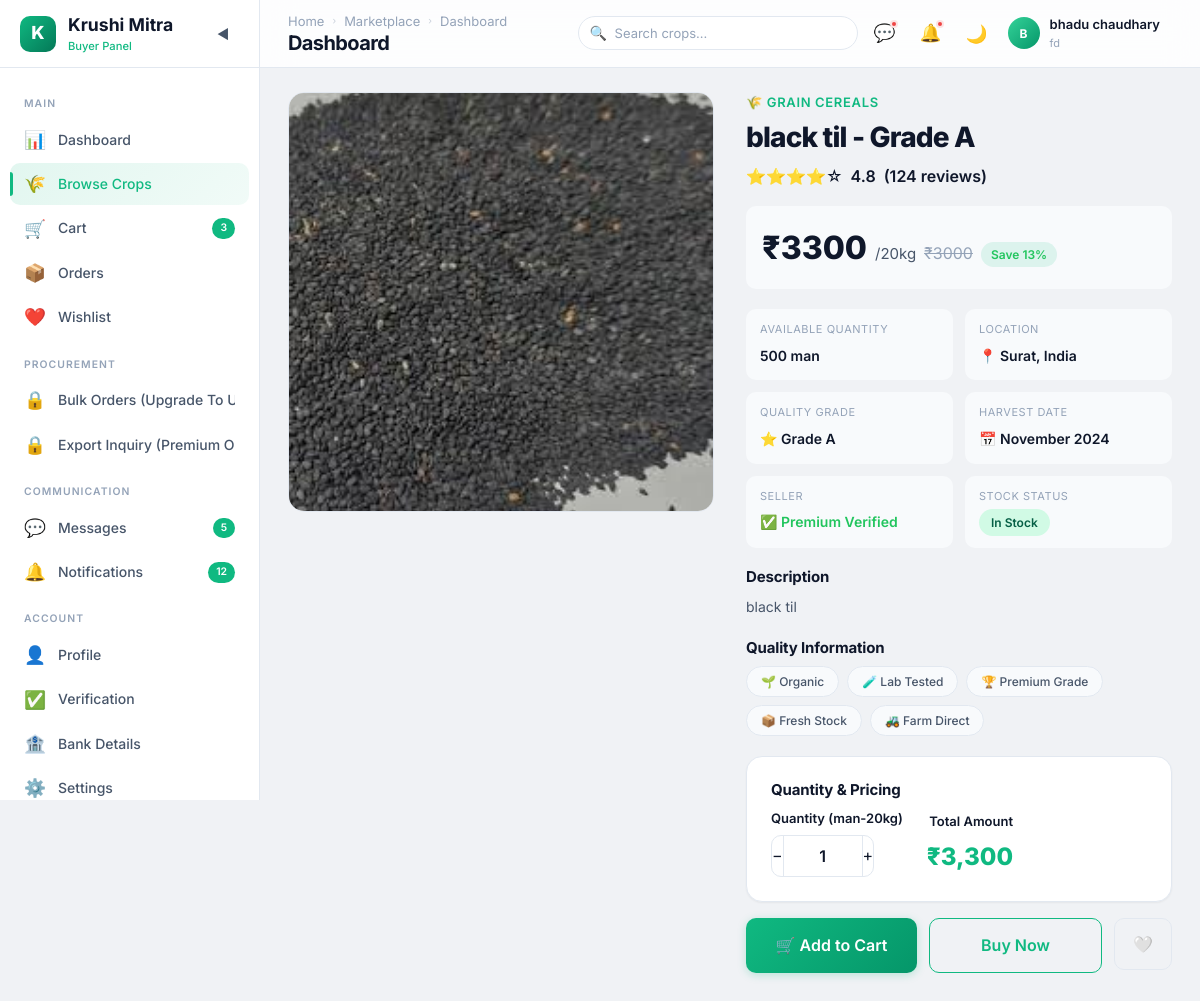
The app's page /buyer/crop-details/2 (signed in) with its own data.
### buyer/models.py (models this page shows, shortened)
class Buyer(models.Model):
    STATE_CHOICES = [
        ('Andhra Pradesh', 'Andhra Pradesh'),
        ('Arunachal Pradesh', 'Arunachal Pradesh'),
        ('Assam', 'Assam'),
        ('Bihar', 'Bihar'),
        ('Chhattisgarh', 'Chhattisgarh'),
        ('Goa', 'Goa'),
        ('Gujarat', 'Gujarat'),
        ('Haryana', 'Haryana'),
        ('Himachal Pradesh', 'Himachal Pradesh'),
        ('Jharkhand', 'Jharkhand'),
        ('Karnataka', 'Karnataka'),
        ('Kerala', 'Kerala'),
        ('Madhya Pradesh', 'Madhya Pradesh'),
        ('Maharashtra', 'Maharashtra'),
        ('Manipur', 'Manipur'),
        ('Meghalaya', 'Meghalaya'),
        ('Mizoram', 'Mizoram'),
        ('Nagaland', 'Nagaland'),
        ('Odisha', 'Odisha'),
        ('Punjab', 'Punjab'),
        ('Rajasthan', 'Rajasthan'),
        ('Sikkim', 'Sikkim'),
        ('Tamil Nadu', 'Tamil Nadu'),
        ('Telangana', 'Telangana'),
        ('Tripura', 'Tripura'),
        ('Uttar Pradesh', 'Uttar Pradesh'),
        ('Uttarakhand', 'Uttarakhand'),
        ('West Bengal', 'West Bengal'),
    ]
    user = models.OneToOneField(User, on_delete=models.CASCADE, related_name='buyer')
    address = models.TextField(blank=True, null=True)
    state = models.CharField(max_length=100,choices=STATE_CHOICES,default='Gujarat')
    pincode = models.CharField(max_length=6,blank=True, null=True)
    business_type = models.CharField(max_length=50, blank=True, null=True)
    gst_certificate = models.FileField(upload_to='buyer/documents/gst/', blank=True, null=True)
    gst_no = models.CharField(max_length=15, unique=True, blank=True, null=True)
    is_verified = models.BooleanField(default=False)
    is_premiume = models.BooleanField(default=False)
    enable_update = models.BooleanField(default=True)
    update_request = models.BooleanField(default=False)
    created_at = models.DateTimeField(auto_now_add=True)
    updated_at = models.DateTimeField(auto_now=True)

### farmer/models.py (models this page shows, shortened)
class User(AbstractUser):
    ROLE_CHOICES = (
        ('Farmer', 'Farmer'),
        ('Buyer', 'Buyer'),
        ('Subadmin', 'Subadmin')
    )
    name = models.CharField(max_length=255)
    role = models.CharField(max_length=20, choices=ROLE_CHOICES)
    email = models.EmailField(unique=True,blank=True, null=True)
    city = models.CharField(max_length=100, blank=True, null=True)
    contact = models.CharField(max_length=10, unique=True , blank=True, null=True)
    password = models.CharField(max_length=128)
    is_active = models.BooleanField(default=False)
    scheduled_deletion_date = models.DateTimeField(null=True, blank=True)

class crop(models.Model):
    CATEGORY_CHOICES = (
        ('grain cereals', 'Grain cereals'),
        ('vegetables', 'Vegetables'),
        ('fruits', 'Fruits'),
        ('pulses', 'Pulses'),
        ('spices', 'Spices'),
        ('cotton', 'Cotton'),
    )
    user = models.ForeignKey(User,on_delete=models.CASCADE,related_name="seller")
    cropname = models.CharField(max_length=20)
    category = models.CharField(max_length=20 , choices = CATEGORY_CHOICES)
    quantity = models.IntegerField()
    price = models.IntegerField()
    description = models.TextField(null=True, blank=True)
    image = models.FileField(upload_to='crop/images/', null=True, blank=True)
    is_approved = models.BooleanField(default=False)
    created_at = models.DateTimeField(auto_now_add=True)

### farmer/views.py (the view)
        def wrapper(request, *args, **kwargs):
            if "contact" in request.session:
                try:
                    user = User.objects.get(contact=request.session['contact'])
                    request.uid = user
                    if user.role not in allowed_roles:
                        messages.error(request, "Access Denied")
                        return redirect('login')
                    return view_function(request, *args, **kwargs)
                except User.DoesNotExist:
                    return redirect('login')
            return redirect('login')

### buyer/templates/buyer/crop-details.html (shortened to what this page needs)
<!DOCTYPE html>
{% load static %}
<html lang="en" data-theme="light">
<head>
  <link rel="stylesheet" href="{% static 'buyer/css/style.css' %}">
  <link rel="stylesheet" href="{% static 'buyer/css/crop-details.css' %}">
</head>
<body>
  <div class="app-layout">
    <aside class="sidebar">
      <div class="sidebar-header">
        <div class="sidebar-logo">
          <div class="sidebar-logo-icon">K</div>
          <div>
            <div class="sidebar-logo-text">Krushi Mitra</div><span class="sidebar-logo-sub">Buyer Panel</span>
          </div>
        </div>
        <button class="sidebar-toggle">◀</button>
      </div>
      <nav class="sidebar-nav">
        <div class="sidebar-section-label">Main</div>
        <a href="{% url 'buyer_dashboard' %}" class="sidebar-item" data-tooltip="Dashboard"><span
            class="sidebar-item-icon">📊</span><span class="sidebar-item-text">Dashboard</span></a>
        <a href="{% url 'buyer_browse_crops' %}" class="sidebar-item active" data-tooltip="Browse Crops"><span
            class="sidebar-item-icon">🌾</span><span class="sidebar-item-text">Browse Crops</span></a>
        <a href="{% url 'buyer_cart' %}" class="sidebar-item" data-tooltip="Cart"><span
            class="sidebar-item-icon">🛒</span><span class="sidebar-item-text">Cart</span><span
            class="sidebar-item-badge">3</span></a>
        <a href="{% url 'buyer_orders' %}" class="sidebar-item" data-tooltip="Orders"><span
            class="sidebar-item-icon">📦</span><span class="sidebar-item-text">Orders</span></a>
        <a href="{% url 'buyer_wishlist' %}" class="sidebar-item" data-tooltip="Wishlist"><span
            class="sidebar-item-icon">❤️</span><span class="sidebar-item-text">Wishlist</span></a>
        <div class="sidebar-section-label">Procurement</div>
        {% if buyr.is_premiume %}
        <a href="{% url 'buyer_bulk_order' %}" class="sidebar-item" data-tooltip="Bulk Orders">
          <span class="sidebar-item-icon">📋</span>
          <span class="sidebar-item-text">Bulk Orders</span>
        </a>
        {% if premium_type.premium_type == 'Premium' %}
        <a href="{% url 'buyer_export_inquiry' %}" class="sidebar-item">
          <span class="sidebar-item-icon">🌍</span>
          <span class="sidebar-item-text">Export Inquiry</span>
        </a>
        {% else %}
        <a href="#" class="sidebar-item disabled-link"
          onclick="alert('Export Inquiry is available for Premium users only.'); return false;">
          <span class="sidebar-item-icon">🔒</span>
          <span class="sidebar-item-text">Export Inquiry (Premium Only)</span>
        </a>
        {% endif %}
        {% else %}
        <a href="#" class="sidebar-item disabled-link" onclick="alert('Upgrade To Unlock Bulk Orders'); return false;">
          <span class=" sidebar-item-icon">🔒</span>
          <span class="sidebar-item-text">Bulk Orders (Upgrade To Unlock)</span>
        </a>
        <a href="#" class="sidebar-item disabled-link"
          onclick="alert('Export Inquiry is available for Premium users only.'); return false;">
          <span class="sidebar-item-icon">🔒</span>
          <span class="sidebar-item-text">Export Inquiry (Premium Only)</span>
        </a>
        {% endif %}
        <div class="sidebar-section-label">Communication</div>
        <a href="{% url 'buyer_messages' %}" class="sidebar-item" data-tooltip="Messages"><span
            class="sidebar-item-icon">💬</span><span class="sidebar-item-text">Messages</span><span
            class="sidebar-item-badge">5</span></a>
        <a href="{% url 'buyer_notifications' %}" class="sidebar-item" data-tooltip="Notifications"><span
            class="sidebar-item-icon">🔔</span><span class="sidebar-item-text">Notifications</span><span
            class="sidebar-item-badge">12</span></a>
        <div class="sidebar-section-label">Account</div>
        <a href="{% url 'buyer_profile' %}" class="sidebar-item" data-tooltip="Profile"><span
            class="sidebar-item-icon">👤</span><span class="sidebar-item-text">Profile</span></a>
        <a href="{% url 'buyer_verification' %}" class="sidebar-item" data-tooltip="Verification"><span
            class="sidebar-item-icon">✅</span><span class="sidebar-item-text">Verification</span></a>
        <a href="{% url 'buyer_bank_details' %}" class="sidebar-item" data-tooltip="Bank Details"><span
            class="sidebar-item-icon">🏦</span><span class="sidebar-item-text">Bank Details</span></a>
        <a href="{% url 'buyer_settings' %}" class="sidebar-item" data-tooltip="Settings"><span
            class="sidebar-item-icon">⚙️</span><span class="sidebar-item-text">Settings</span></a>
      </nav>
    </aside>
    <div class="main-wrapper">
      <header class="navbar">
        <div class="navbar-left"><button class="mobile-menu-btn">☰</button>
          <div>
            <div class="breadcrumb"><a href="{% url 'buyer_dashboard' %}">Home</a><span
                class="breadcrumb-sep">›</span><a href="{% url 'buyer_browse_crops' %}">Marketplace</a><span
                class="breadcrumb-sep">›</span><span class="current">Crop Details</span></div>
            <h1 class="page-title">Crop Details</h1>
          </div>
        </div>
        <div class="navbar-right">
          <form action="{% url 'buyer_browse_crops' %}" method="GET" style="display:inline;">
            <div class="search-box" data-search-target>
              <span class="search-icon">🔍</span>
              <input type="text" name="q" placeholder="Search crops..." aria-label="Search" value="{{ request.GET.q|default:'' }}">
            </div>
          </form>
          <a href="{% url 'buyer_messages' %}" class="nav-btn">💬<span class="badge-dot"></span></a>
          <a href="{% url 'buyer_notifications' %}" class="nav-btn">🔔<span class="badge-dot"></span></a>
          <button class="theme-toggle">🌙</button>
          <div class="dropdown">
            <div class="profile-btn dropdown-trigger">
              <div class="profile-avatar">{{ buyr.user.name|make_list|first|upper }}</div>
              <div>
                <div class="profile-name">{{ buyr.user.name }}</div>
                <div class="profile-role">{{ buyr.business_type|default:"Buyer" }}</div>
              </div>
            </div>
          </div>
        </div>
      </header>
      <main class="main-content">
        <form action="{% url 'buyer_cart'%}" method="post">
          <div class="product-detail-layout page-reveal">
            <div class="product-gallery">
              <div class="product-gallery-main">
                <img src="{{crop.image.url}}" alt="Basmati Rice">
              </div>
            </div>
            <div class="product-info">
              <div class="product-category">🌾 {{crop.category}}</div>
              <h1 class="product-name">{{crop.cropname}} - Grade A</h1>
              <div class="product-rating">⭐⭐⭐⭐☆ <span>4.8</span> <span class="rating-count">(124 reviews)</span></div>
              <div class="product-price-section">
                <span class="product-price">₹{{crop.price}}</span>
                <span class="product-price-unit">/20kg</span>
                <span class="product-price-discount">₹3000</span>
                <span class="product-save-badge">Save 13%</span>
              </div>
              <div class="product-meta-grid">
                <div class="product-meta-item"><span class="meta-label">Available Quantity</span><span
                    class="meta-value">{{crop.quantity}} man</span></div>
                <div class="product-meta-item"><span class="meta-label">Location</span><span class="meta-value">📍
                    {{crop.user.city}},
                    India</span></div>
                <div class="product-meta-item"><span class="meta-label">Quality Grade</span><span class="meta-value">⭐
                    Grade A</span></div>
                <div class="product-meta-item"><span class="meta-label">Harvest Date</span><span class="meta-value">📅
                    November 2024</span></div>
                <div class="product-meta-item"><span class="meta-label">Seller</span><span class="meta-value"
                    style="color:var(--green-500);">✅ Premium Verified</span></div>
                <div class="product-meta-item"><span class="meta-label">Stock Status</span><span
                    class="meta-value"><span class="badge badge-approved">In Stock</span></span></div>
              </div>
              <div class="product-description">
                <h3 class="product-desc-title">Description</h3>
                <p class="product-desc-text">{{crop.description}}</p>
              </div>
              <div class="product-quality">
                <h3 class="product-desc-title">Quality Information</h3>
                <div class="quality-tags">
                  <span class="quality-tag">🌱 Organic</span>
                  <span class="quality-tag">🧪 Lab Tested</span>
                  <span class="quality-tag">🏆 Premium Grade</span>
                  <span class="quality-tag">📦 Fresh Stock</span>
                  <span class="quality-tag">🚜 Farm Direct</span>
                </div>
              </div>
              <div class="price-calculator card" data-unit-price="{{ crop.price }}">
                <h3 class="product-desc-title">Quantity & Pricing</h3>
                <div class="calc-row">
                  <div class="form-group" style="margin-bottom:0;">
                    <label class="form-label">Quantity (man-20kg)</label>
                    <div class="qty-selector">
                      <a class="qty-minus">−</a>
                      <input type="number" class="qty-input calc-qty" value="1" min="1" max="5000" name="quantity"
                        required>
                      <a class="qty-plus">+</a>
                    </div>
                  </div>
                  <div class="calc-total">
                    <label class="form-label">Total Amount</label>
                    <div class="calc-total-price">₹0</div>
                  </div>
                </div>
              </div>
              <div class="product-actions">
                {%if cart.cart_limit >= cart.total_kg or premium_type.premium_type == 'Premium'%}
                <button type="submit" href="{% url 'buyer_cart'%}" class="btn btn-primary btn-lg flex-1">🛒
                  Add to
                  Cart</button>
                {%else%}
                <a href="#" class="btn btn-primary btn-lg flex-1" style="background-color: gray;"
                  onclick="alert('Limit over'); return false;">🛒 Add to
                  Cart</a>
                {%endif%}
                <a href="{% url 'buyer_checkout' %}" class="btn btn-outline btn-lg flex-1">Buy Now</a>
                <button class="btn btn-ghost btn-lg wishlist-toggle"
                  style="flex:none;width:52px;height:52px;border-radius:var(--radius-md);border:1px solid var(--border-color);">🤍</button>
              </div>
            </div>
          </div>
        </form>
      </main>
    </div>
  </div>
</body>
</html>

### records on screen
Buyer: user.name|make_list "B", user.name "bhadu chaudhary", business_type "fd"
crop: image (picture), category "GRAIN CEREALS", cropname "black til", price "3300", quantity "500", user.city "Surat", description "black til"
